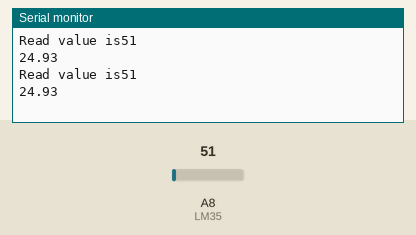
This sketch was run on a simulated Arduino Mega 2560, built with avr-gcc and run on an emulated ATmega2560. Shown: the last lines printed to the serial monitor. Inputs (shaded band) come from the test bench; at power-on: A8 (LM35) = 51.

Above: at 2.8 s.
2.9 s: A8 (LM35) set to 61
At 5.2 s:
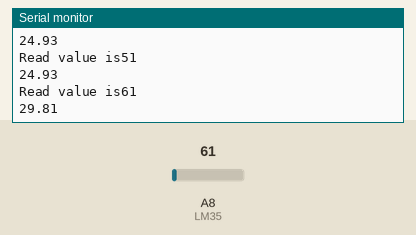
5.6 s: A8 (LM35) set to 71
At 6.8 s:
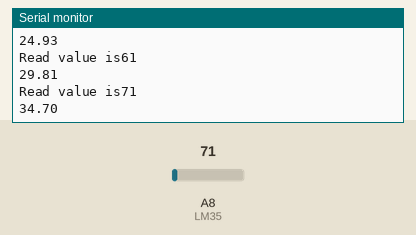
Timing chart, 0 to 8.6 s (numbered marks = the images above; inputs shaded):
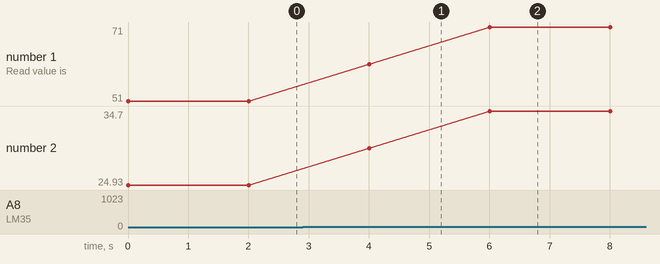

Measured:
- after the input at 2.9 s, the serial monitor: prints a new line after 1.1 s (image 1)
- after the input at 5.6 s, the serial monitor: prints a new line after 0.40 s (image 2)
- plotted number 1: 51 → 61 after the input at 2.9 s, 61 → 71 after the input at 5.6 s
- plotted number 2: 24.93 → 29.81 after the input at 2.9 s, 29.81 → 34.7 after the input at 5.6 s

The sketch:

LM35_temperature.ino
```cpp
/*
LM35 Test programe

LM 35 left leg VCC, Center leg VOUT, right leg GND
LM35 VOUT is 10mV/C
analog input 0V-5V mapped to value range[0---1024]
Author: andy
Time: 2014.4.5
*/
//set the LM35 out put PIN
#define LM35 A8

void setup() {
    Serial.begin(115200);
}

void loop() {
   int t = analogRead(LM35);
   Serial.print("Read value is");
   Serial.println(t);
   //count the Value to temperature value
   float temperature = t * (5.0*1000/ 1023.0)/10;
   Serial.println(temperature);

   delay(2000);


}
```
